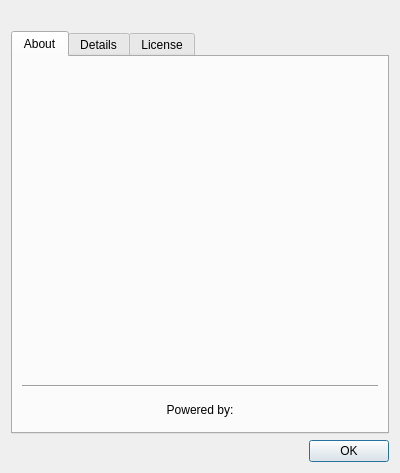
<?xml version="1.0" encoding="UTF-8"?>
<ui version="4.0">
 <class>AboutDialog</class>
 <widget class="QDialog" name="AboutDialog">
  <property name="geometry">
   <rect>
    <x>0</x>
    <y>0</y>
    <width>400</width>
    <height>473</height>
   </rect>
  </property>
  <layout class="QVBoxLayout" name="verticalLayout_2">
   <item>
    <layout class="QHBoxLayout" name="horizontalLayout">
     <property name="spacing">
      <number>28</number>
     </property>
     <item>
      <widget class="QLabel" name="logoLabel">
       <property name="pixmap">
        <pixmap resource="../res/fogg.qrc">:/icons/fogg-logo.png</pixmap>
       </property>
       <property name="alignment">
        <set>Qt::AlignRight|Qt::AlignTrailing|Qt::AlignVCenter</set>
       </property>
      </widget>
     </item>
     <item>
      <layout class="QVBoxLayout" name="verticalLayout">
       <item>
        <spacer name="verticalSpacer_2">
         <property name="orientation">
          <enum>Qt::Vertical</enum>
         </property>
         <property name="sizeType">
          <enum>QSizePolicy::Preferred</enum>
         </property>
         <property name="sizeHint" stdset="0">
          <size>
           <width>0</width>
           <height>0</height>
          </size>
         </property>
        </spacer>
       </item>
       <item>
        <widget class="QLabel" name="titleLabel">
         <property name="sizePolicy">
          <sizepolicy hsizetype="Preferred" vsizetype="Preferred">
           <horstretch>0</horstretch>
           <verstretch>0</verstretch>
          </sizepolicy>
         </property>
        </widget>
       </item>
       <item>
        <spacer name="verticalSpacer">
         <property name="orientation">
          <enum>Qt::Vertical</enum>
         </property>
         <property name="sizeType">
          <enum>QSizePolicy::Preferred</enum>
         </property>
         <property name="sizeHint" stdset="0">
          <size>
           <width>0</width>
           <height>0</height>
          </size>
         </property>
        </spacer>
       </item>
      </layout>
     </item>
    </layout>
   </item>
   <item>
    <widget class="QTabWidget" name="tabWidget">
     <property name="currentIndex">
      <number>0</number>
     </property>
     <widget class="QWidget" name="aboutTab">
      <attribute name="title">
       <string>About</string>
      </attribute>
      <layout class="QVBoxLayout" name="verticalLayout_5">
       <item>
        <spacer name="verticalSpacer_4">
         <property name="orientation">
          <enum>Qt::Vertical</enum>
         </property>
         <property name="sizeHint" stdset="0">
          <size>
           <width>0</width>
           <height>0</height>
          </size>
         </property>
        </spacer>
       </item>
       <item>
        <widget class="QLabel" name="descriptionLabel">
         <property name="alignment">
          <set>Qt::AlignCenter</set>
         </property>
         <property name="wordWrap">
          <bool>true</bool>
         </property>
        </widget>
       </item>
       <item>
        <widget class="QLabel" name="copyrightLabel">
         <property name="alignment">
          <set>Qt::AlignCenter</set>
         </property>
        </widget>
       </item>
       <item>
        <spacer name="verticalSpacer_3">
         <property name="orientation">
          <enum>Qt::Vertical</enum>
         </property>
         <property name="sizeHint" stdset="0">
          <size>
           <width>0</width>
           <height>0</height>
          </size>
         </property>
        </spacer>
       </item>
       <item>
        <widget class="Line" name="line">
         <property name="orientation">
          <enum>Qt::Horizontal</enum>
         </property>
        </widget>
       </item>
       <item>
        <widget class="QWidget" name="poweredByContainerWidget" native="true">
         <layout class="QVBoxLayout" name="verticalLayout_3">
          <property name="bottomMargin">
           <number>0</number>
          </property>
          <item>
           <widget class="QLabel" name="poweredByStaticLabel">
            <property name="text">
             <string>Powered by:</string>
            </property>
            <property name="alignment">
             <set>Qt::AlignCenter</set>
            </property>
           </widget>
          </item>
          <item>
           <widget class="QWidget" name="poweredByWidget" native="true"/>
          </item>
         </layout>
        </widget>
       </item>
      </layout>
     </widget>
     <widget class="QWidget" name="detailsTab">
      <attribute name="title">
       <string>Details</string>
      </attribute>
      <layout class="QVBoxLayout" name="verticalLayout_6">
       <item>
        <widget class="QListView" name="detailsView"/>
       </item>
      </layout>
     </widget>
     <widget class="QWidget" name="licenseTab">
      <attribute name="title">
       <string>License</string>
      </attribute>
      <layout class="QVBoxLayout" name="verticalLayout_4">
       <item>
        <widget class="QTextBrowser" name="licenseTextBrowser">
         <property name="source">
          <url>
           <string/>
          </url>
         </property>
        </widget>
       </item>
      </layout>
     </widget>
    </widget>
   </item>
   <item>
    <widget class="QDialogButtonBox" name="buttonBox">
     <property name="orientation">
      <enum>Qt::Horizontal</enum>
     </property>
     <property name="standardButtons">
      <set>QDialogButtonBox::Ok</set>
     </property>
    </widget>
   </item>
  </layout>
 </widget>
 <resources>
  <include location="../res/fogg.qrc"/>
 </resources>
 <connections>
  <connection>
   <sender>buttonBox</sender>
   <signal>accepted()</signal>
   <receiver>AboutDialog</receiver>
   <slot>accept()</slot>
   <hints>
    <hint type="sourcelabel">
     <x>248</x>
     <y>254</y>
    </hint>
    <hint type="destinationlabel">
     <x>157</x>
     <y>274</y>
    </hint>
   </hints>
  </connection>
  <connection>
   <sender>buttonBox</sender>
   <signal>rejected()</signal>
   <receiver>AboutDialog</receiver>
   <slot>reject()</slot>
   <hints>
    <hint type="sourcelabel">
     <x>316</x>
     <y>260</y>
    </hint>
    <hint type="destinationlabel">
     <x>286</x>
     <y>274</y>
    </hint>
   </hints>
  </connection>
 </connections>
</ui>
